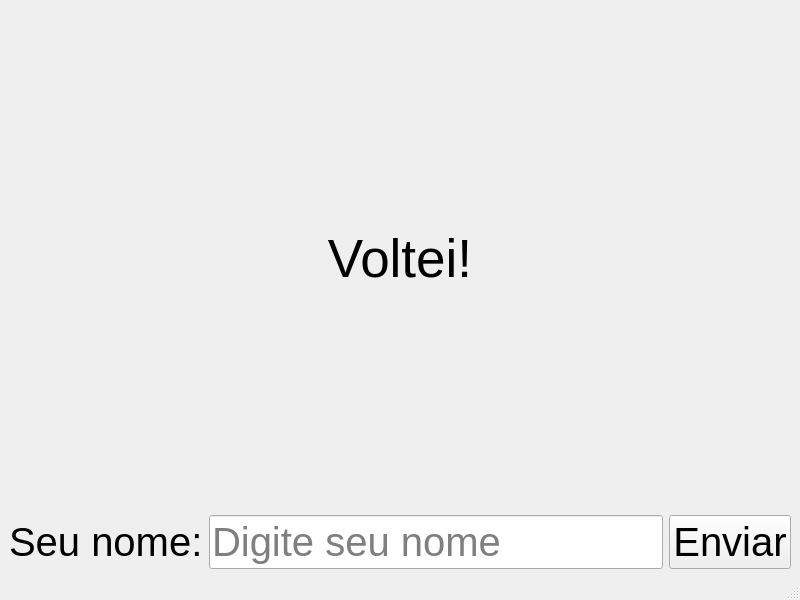
<?xml version="1.0" encoding="UTF-8"?>
<ui version="4.0">
 <class>MainWindow</class>
 <widget class="QMainWindow" name="MainWindow">
  <property name="geometry">
   <rect>
    <x>0</x>
    <y>0</y>
    <width>800</width>
    <height>600</height>
   </rect>
  </property>
  <property name="windowTitle">
   <string>MainWindow</string>
  </property>
  <widget class="QWidget" name="centralwidget">
   <layout class="QHBoxLayout" name="horizontalLayout">
    <item>
     <layout class="QGridLayout" name="gridLayout">
      <item row="0" column="0">
       <widget class="QLabel" name="labelResult">
        <property name="font">
         <font>
          <pointsize>40</pointsize>
         </font>
        </property>
        <property name="text">
         <string>Voltei!</string>
        </property>
        <property name="alignment">
         <set>Qt::AlignmentFlag::AlignCenter</set>
        </property>
       </widget>
      </item>
      <item row="1" column="0">
       <layout class="QGridLayout" name="gridLayout_2">
        <item row="0" column="0">
         <widget class="QLabel" name="label">
          <property name="font">
           <font>
            <pointsize>30</pointsize>
           </font>
          </property>
          <property name="text">
           <string>Seu nome:</string>
          </property>
         </widget>
        </item>
        <item row="0" column="1">
         <widget class="QLineEdit" name="lineName">
          <property name="font">
           <font>
            <pointsize>30</pointsize>
           </font>
          </property>
          <property name="placeholderText">
           <string>Digite seu nome</string>
          </property>
         </widget>
        </item>
        <item row="0" column="2">
         <widget class="QPushButton" name="pushButton">
          <property name="font">
           <font>
            <pointsize>30</pointsize>
           </font>
          </property>
          <property name="text">
           <string>Enviar</string>
          </property>
         </widget>
        </item>
       </layout>
      </item>
     </layout>
    </item>
   </layout>
  </widget>
  <widget class="QMenuBar" name="menubar">
   <property name="geometry">
    <rect>
     <x>0</x>
     <y>0</y>
     <width>800</width>
     <height>22</height>
    </rect>
   </property>
  </widget>
  <widget class="QStatusBar" name="statusbar"/>
 </widget>
 <resources/>
 <connections/>
</ui>
